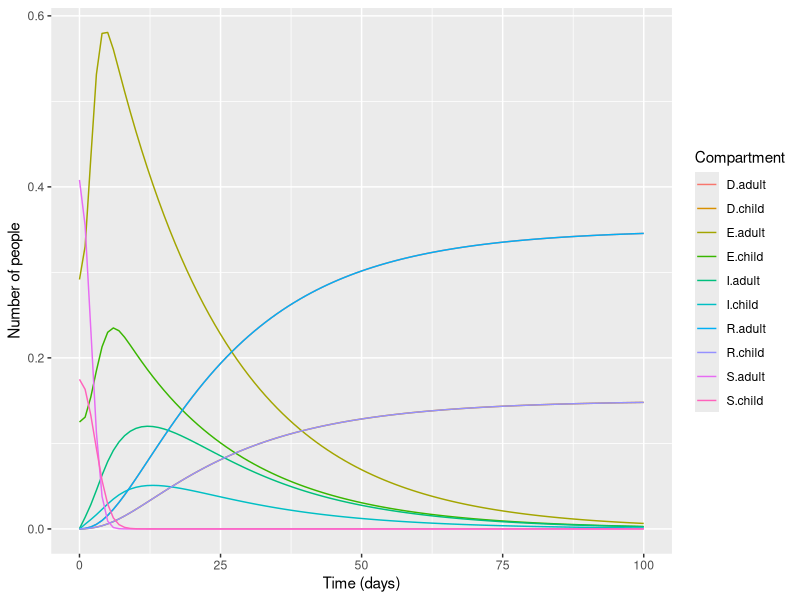
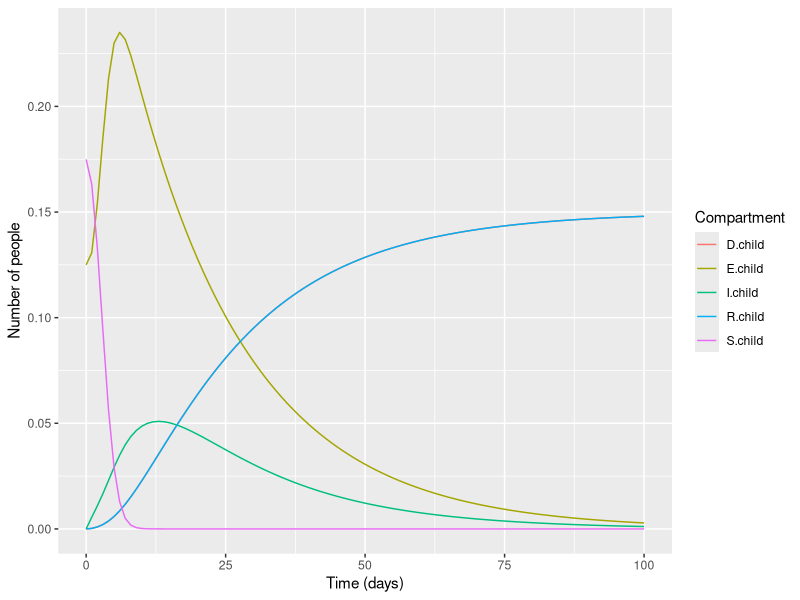
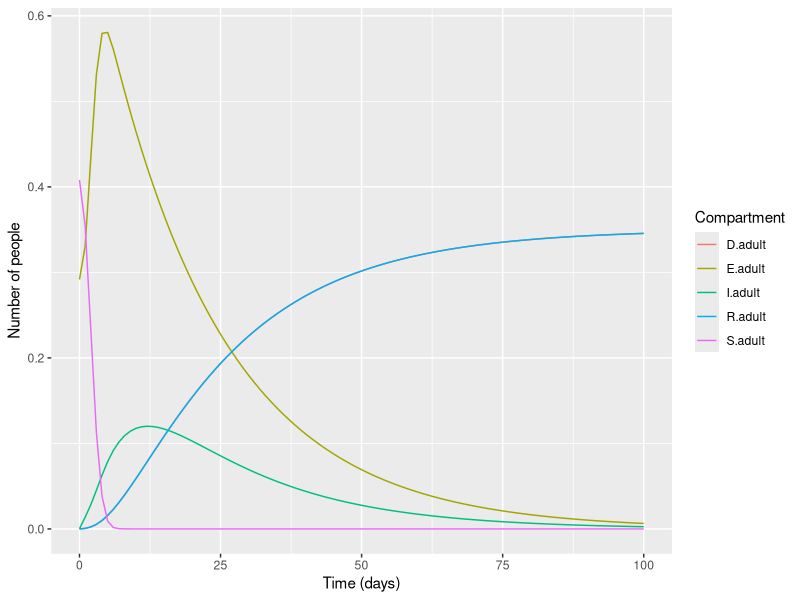
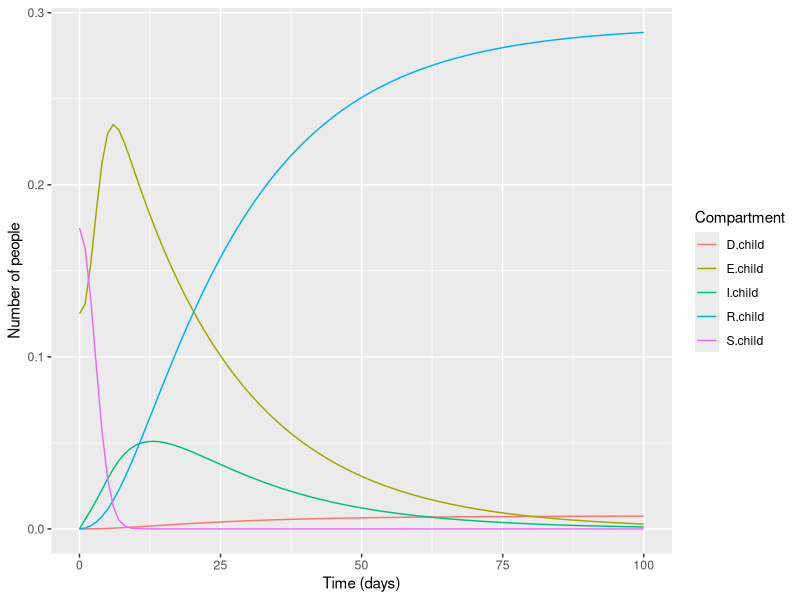
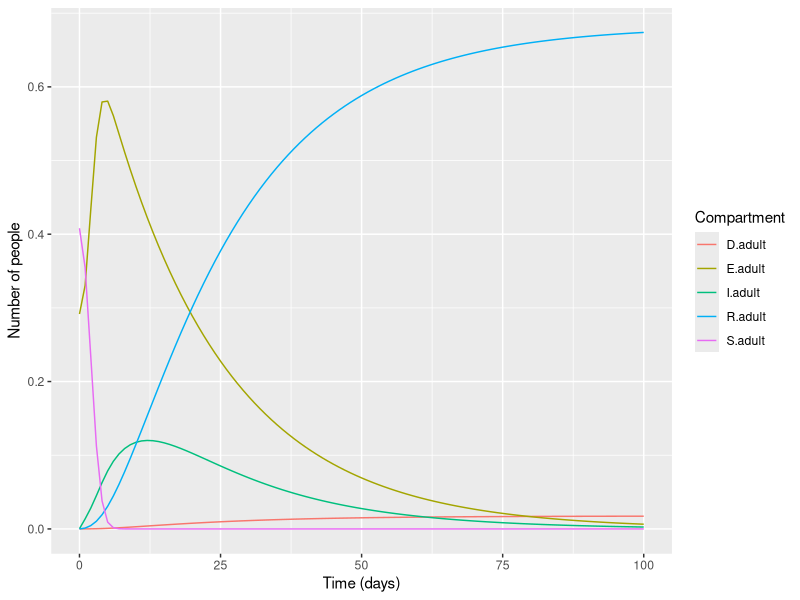
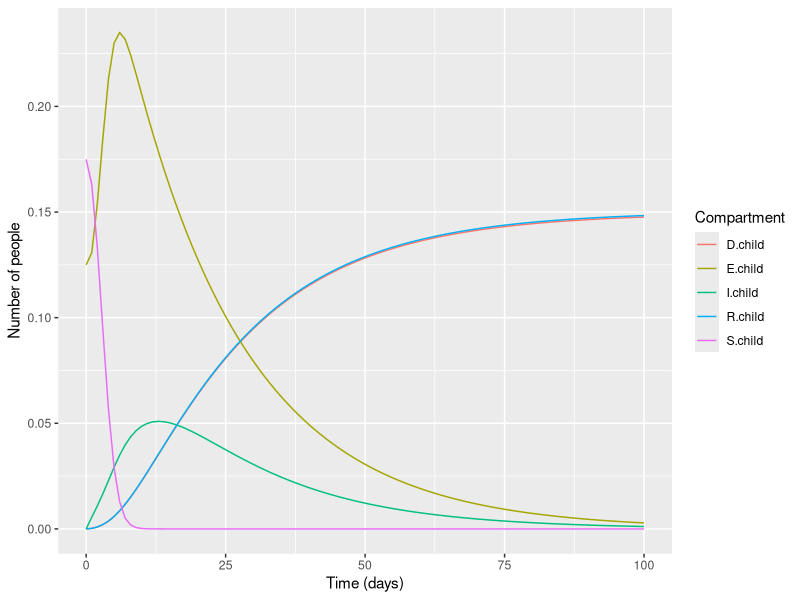
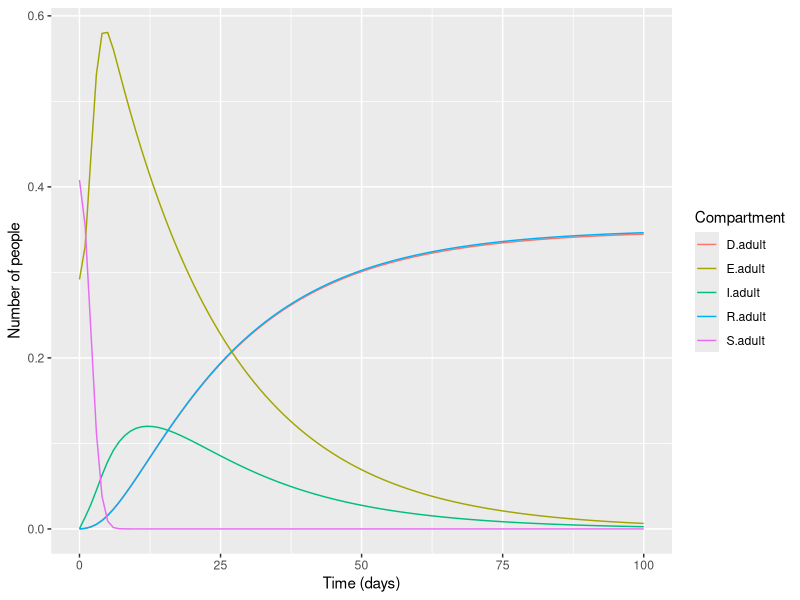
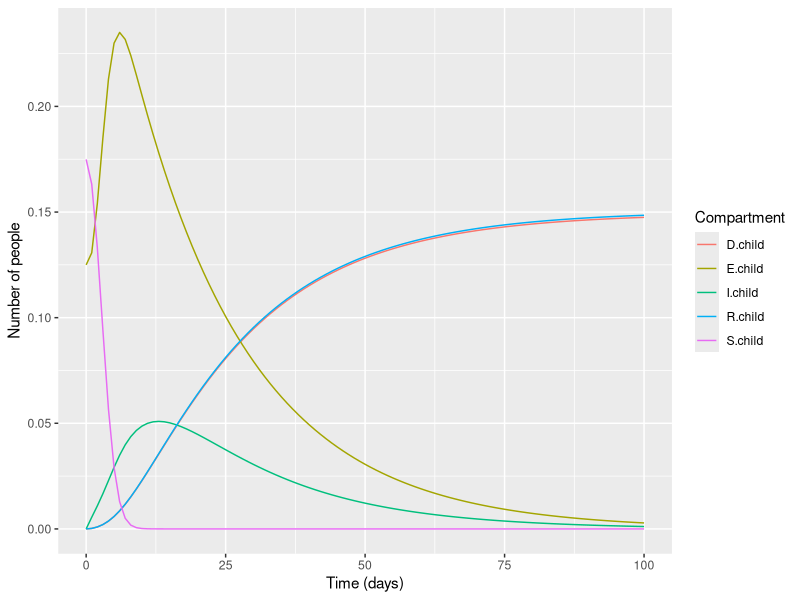

Write R code to recreate these figures, in order.
## ---- chunk 1
knitr::opts_chunk$set(echo = TRUE)
## ---- chunk 2
Cont.Rate = 12
Trans.Prob = 0.03
Inf.Per = 12
Lat.Per = 21
## ---- chunk 3
exposed = 15000
susceptible = 20989
infected = 11
recovered = 0
dead = 0
## ---- chunk 4
N = susceptible + exposed + infected + dead + recovered
susc = susceptible /N
expsd = exposed/N
infct = infected/N
dead = dead/N
recvd = recovered/N

monitor.time = 100
## ---- chunk 5
library(deSolve)
library(tidyverse)
library(DiagrammeR)
## ---- chunk 6
grViz("digraph flowchart {
      graph [layout = dot,
       rankdir = LR]
      node [fontname = Helvetica, shape = circle,]
      tab1 [label = '@@1', fillcolor = '#41c542', style = filled]
      tab2 [label = '@@2', fillcolor = '#8c9647', style = filled]
      tab3 [label = '@@3', fillcolor = '#8d9647', style = filled] 
      tab4 [label = '@@4', fillcolor = '#b17e4a', style = filled]
      tab5 [label = '@@5', fillcolor = '#b27e4a', style = filled]
      tab6 [label = '@@6', fillcolor = '#fc4f4f', style = filled]
      tab7 [label = '@@7', fillcolor = '#fd4f4d', style = filled]
      tab8 [label = '@@8', fillcolor = '#1cdd3f', style = filled]
      tab9 [label = '@@9', fillcolor = '#1ddd3f', style = filled]
      # edge definitions with the node IDs
      tab1 -> tab2 [label = 'beta child'];
      tab1 -> tab3 [label = 'beta adult'];
      tab2 -> tab4 [label = 'kappa child'];
      tab4 -> tab6 [label = 'mu child'];
      tab4 -> tab8 [label = 'gamma child'];
      tab3 -> tab5 [label = 'kappa adult'];
      tab5 -> tab7 [label = 'mu adult'];
      tab5 -> tab9 [label = 'gamma adult'];
      }

      [1]: 'Susceptible'
      [2]: 'Exposed Children'
      [3]: 'Exposed Adults'
      [4]: 'Infected Children'
      [5]: 'Infected Adult'
      [6]: 'Dead Children'
      [7]: 'Dead Adults'
      [8]: 'Recovered Children'
      [9]: 'Recovered Adults'
      ")
## ---- chunk 7
grViz("digraph flowchart {
      graph [layout = dot,
       rankdir = LR]
      node [fontname = Helvetica, shape = circle,]
      tab1 [label = '@@1', fillcolor = '#41c542', style = filled]
      tab2 [label = '@@2', fillcolor = '#8c9647', style = filled]
      
      # edge definitions with the node IDs
      tab1 -> tab2 [label = '8'];
      tab1 -> tab1 [label = '12'];
      tab2 -> tab1 [label = '4'];
      tab2 -> tab2 [label = '15'];
      }

      [1]: 'child'
      [2]: 'adult'
      ")
## ---- chunk 8
c2a.Contact = 8
c2c.Contact = 12
a2a.Contact = 15
a2c.Contact = 4
## ---- chunk 9
beta = Cont.Rate * Trans.Prob
sigma = 1/Lat.Per
gamma = 1/Inf.Per
mu = 1/Inf.Per
## ---- chunk 10
S.child = 0.3 * (susc)
S.adult = 0.7 * (susc)
I.child = 0
I.adult = infct
E.child = 0.3 * expsd
E.adult = 0.7 * expsd
R.child = 0
R.adult = 0
D.child = 0
D.adult = 0
N = S.child + S.adult + I.child + I.adult + E.child + E.adult + R.child + R.adult + D.child + D.adult # population expressed as a proportion should equal 1
N
## ---- chunk 11
seir.d = function(time, state, parameters){
  S.c = state[1]
  S.a = state[2]
  E.c = state[3]
  E.a = state[4]
  I.c = state[5]
  I.a = state[6]
  R.c = state[7]
  R.a = state[8]
  D.c = state[9]
  D.a = state[10]
  with(as.list(parameters), {
    N.c = S.c + E.c + I.c + R.c + D.c
    N.a = S.a + E.a + I.a + R.a + D.a
    
    # weight of infection
    lambda = (beta * c2c * I.c/N.c) + (beta * c2a * I.a/N.a)
    
    # adults have a constant infection rate
    beta.a = (a2a * beta * I.a/N.c) +  (a2c * beta * I.a/N.a)
    
    # define the differential equations
    
    # child differential equations
    dSc = - lambda * S.c
    dEc = lambda * S.c - sigma * E.c
    dIc = sigma * E.c - (gamma + mu) * I.c
    dRc = gamma * I.c
    dDc = mu * I.c
    
    # adult differential equations
    dSa = - beta.a * S.a
    dEa = beta.a * S.a - sigma * E.a
    dIa = sigma * E.a - (gamma + mu) * I.a
    dRa = gamma * I.a
    dDa = mu * I.a
    
    # return the output of the differential equations
    return(list(c(dSc, dSa, dEc, dEa, dIc, dIa, dRc, dRa, dDc, dDa)))
    
  })
}
## ---- chunk 12
parameters = c(b = beta, mu = mu, sigma = sigma, gamma = gamma, c2c = c2c.Contact, c2a = c2a.Contact, a2a = a2a.Contact, a2c = a2c.Contact)
state = c(S.child = S.child, S.adult = S.adult,
          E.child = E.child, E.adult = E.adult,
          I.child = I.child, I.adult = I.adult,
          R.child = R.child, R.adult = R.adult,
          D.child = D.child, D.adult = D.adult)
time = seq(0, 100, 1)
## ---- chunk 13
no_Hosp = as.data.frame(ode(y = state, times = time, func = seir.d, parms = parameters))
head(no_Hosp)
## ---- chunk 14
long_no_hosp <- no_Hosp %>%  pivot_longer(cols = c("S.child", "S.adult", "E.child", "E.adult", "I.child", "I.adult","R.child", "R.adult", "D.child", "D.adult"),
                        names_to = "state",
                        values_to = "value")
head(long_no_hosp)
## ---- chunk 15
# The plot
ggplot(data = long_no_hosp,                                               
       aes(x = time, y = value, colour = state, group = state)) +  
  geom_line() +                                                          
  xlab("Time (days)")+                                                   
  ylab("Number of people") +                                
  labs(colour = "Compartment") 
## ---- chunk 16
create_child_plot = function(data){
  child_data = data[, c("time","S.child", "E.child", "I.child", "R.child", "D.child")]
  child_long <- child_data %>%  pivot_longer(cols = c(S.child, E.child, I.child, R.child, D.child),
                        names_to = "state",
                        values_to = "value")
  plot = ggplot(data = child_long,
                aes(x = time, y = value, colour = state, group = state)) +
    geom_line() +
    xlab("Time (days)")+
    ylab("Number of people") +
    labs(colour = "Compartment") 
  print(plot)
}
## ---- chunk 17
create_adult_plot = function(data){
  adult_data = data[, c("time","S.adult", "E.adult", "I.adult", "R.adult", "D.adult")]
  adult_long <- adult_data %>%  pivot_longer(cols = c(S.adult, E.adult, I.adult, R.adult, D.adult),
                        names_to = "state",
                        values_to = "value")
  plot = ggplot(data = adult_long,
                aes(x = time, y = value, colour = state, group = state)) +
    geom_line() +
    xlab("Time (days)")+
    ylab("Number of people") +
    labs(colour = "Compartment") 
  print(plot)
}
## ---- chunk 18
create_child_plot(no_Hosp)
## ---- chunk 19
create_adult_plot(no_Hosp)
## ---- chunk 20
unlim_hosp = 1000/1000 * N
low_econ = 2.5/1000 * N
med_econ = 3.5/1000 * N
high_econ = 5/1000 * N
utopia_econ = 1/2 * N
ih = c(unlim_hosp, low_econ, med_econ, high_econ, utopia_econ)
muh = ih * 0.05
mun = ih * 0.95
## ---- chunk 21
seird.with.hosp = function(time, state, parameters){
  S.c = state[1]
  S.a = state[2]
  E.c = state[3]
  E.a = state[4]
  I.c = state[5]
  I.a = state[6]
  R.c = state[7]
  R.a = state[8]
  D.c = state[9]
  D.a = state[10]
  with(as.list(parameters), {
    N.c = S.c + E.c + I.c + R.c + D.c
    N.a = S.a + E.a + I.a + R.a + D.a
    
    # weight of infection
    lambda = (beta * c2c * I.c/N.c) + (beta * c2a * I.a/N.a)
    
    # adults have a constant infection rate
    beta.a = (a2a * beta * I.a/N.c) +  (a2c * beta * I.a/N.a)
    
    # define the differential equations
    
    # child differential equations
    dSc = - lambda * S.c
    dEc = lambda * S.c - sigma * E.c
    dIc = sigma * E.c - (gamma + mu) *I.c
    dRc = gamma * I.c + (mu* I.c * mun)
    dDc = mu * I.c * (1-mun)
    
    # adult differential equations
    dSa = - beta.a * S.a
    dEa = beta.a * S.a - sigma * E.a
    dIa = sigma * E.a - (gamma + mu) * I.a
    dRa = gamma * I.a + (mu* I.a* mun)
    dDa = mu * I.a * (1-mun)
    
    # return the output of the differential equations
    return(list(c(dSc, dSa, dEc, dEa, dIc, dIa, dRc, dRa, dDc, dDa)))
    
  })
}
## ---- chunk 22
hosp_data = c() # stores the data on each number of hospitals
for(i in 1:length(muh)){
  parameters = c(b = beta, mu = mu, sigma = sigma, gamma = gamma, c2c = c2c.Contact, c2a = c2a.Contact, a2a = a2a.Contact, a2c = a2c.Contact, mun = mun[i])
  state = c(S.child = S.child, S.adult = S.adult,
          E.child = E.child, E.adult = E.adult,
          I.child = I.child, I.adult = I.adult,
          R.child = R.child, R.adult = R.adult,
          D.child = D.child, D.adult = D.adult)
  time = seq(0, 100, 1)
  hosp_data[[i]] = as.data.frame(ode(y = state, times = time, func = seird.with.hosp, parms = parameters))

}
length(hosp_data)
## ---- chunk 23
unlimited_hospitals = data.frame(hosp_data[1])
low_economy = data.frame(hosp_data[2])
med_economy = data.frame(hosp_data[3])
high_economy = data.frame(hosp_data[4])
utopia = data.frame(hosp_data[5])
## ---- chunk 24
create_child_plot(unlimited_hospitals)
## ---- chunk 25
create_adult_plot(unlimited_hospitals)
## ---- chunk 26
create_child_plot(low_economy)
## ---- chunk 27
create_adult_plot(low_economy)
## ---- chunk 28
create_child_plot(med_economy)
create_adult_plot(med_economy)
## ---- chunk 29
create_adult_plot(high_economy)
create_child_plot(high_economy)
## ---- chunk 30
create_adult_plot(utopia)
create_child_plot(utopia)
## ---- chunk 31
vaccination = c()
pop_vac = c(0.1, 0.2, 0.3, 0.5)
## ---- chunk 32
seir.vac = function(time, state, parameters){
  S.c = state[1]
  S.a = state[2]
  E.c = state[3]
  E.a = state[4]
  I.c = state[5]
  I.a = state[6]
  R.c = state[7]
  R.a = state[8]
  D.c = state[9]
  D.a = state[10]
  with(as.list(parameters), {
    N.c = S.c + E.c + I.c + R.c + D.c
    N.a = S.a + E.a + I.a + R.a + D.a
    
    # weight of infection
    lambda = (beta * c2c * I.c/N.c) + (beta * c2a * I.a/N.a)
    
    # adults have a constant infection rate
    beta.a = (a2a * beta * I.a/N.c) +  (a2c * beta * I.a/N.a)
    
    # define the differential equations
    
    # child differential equations
    dSc = - lambda * S.c
    dEc = lambda * S.c - sigma * E.c
    dIc = sigma * E.c - (gamma + mu) *I.c
    dRc = gamma * I.c 
    dDc = mu * I.c * 0.05
    
    # adult differential equations
    dSa = - beta.a * S.a
    dEa = beta.a * S.a - sigma * E.a
    dIa = sigma * E.a - (gamma + mu) * I.a
    dRa = gamma * I.a
    dDa = mu * I.a * 0.05
    
    # return the output of the differential equations
    return(list(c(dSc, dSa, dEc, dEa, dIc, dIa, dRc, dRa, dDc, dDa)))
  })
}
## ---- chunk 33
for (i in 1:length(pop_vac)){
  vacnD = pop_vac[i] * N
  child.vacnD = 0.3 * vacnD
  vS.child = 0.3 * susc - child.vacnD
  vE.child = E.child
  vI.child = I.child
  vR.child = 0.3 * recvd + child.vacnD
  vD.child = D.child
  
  # the adult parameters
  adult.vacnD = 0.7 * vacnD
  vS.adult = 0.7 * susc - adult.vacnD
  vE.adult = E.adult
  vI.adult = I.adult
  vR.adult = 0.7 * recvd + adult.vacnD
  vD.adult = D.adult
  
  # models
  parameters = c(b = beta, mu = mu, sigma = sigma, gamma = gamma, c2c = c2c.Contact, c2a = c2a.Contact, a2a = a2a.Contact, a2c = a2c.Contact)
  state = c(S.child = vS.child, S.adult = vS.adult,
          E.child = vE.child, E.adult = vE.adult,
          I.child = vI.child, I.adult = vI.adult,
          R.child = vR.child, R.adult = vR.adult,
          D.child = vD.child, D.adult = vD.adult)
  time = seq(0, 100, 1)
  vaccination[[i]] = as.data.frame(ode(y = state, times = time, func = seir.vac, parms = parameters))

}
length(vaccination)
## ---- chunk 34
ten_perc = data.frame(vaccination[1])
twenty_perc = data.frame(vaccination[2])
thirty_perc = data.frame(vaccination[3])
fifty_perc = data.frame(vaccination[4])
## ---- chunk 35
create_child_plot(ten_perc)
create_adult_plot(ten_perc)
## ---- chunk 36
create_child_plot(twenty_perc)
create_adult_plot(twenty_perc)
## ---- chunk 37
create_child_plot(thirty_perc)
create_adult_plot(thirty_perc)
## ---- chunk 38
create_child_plot(fifty_perc)
create_adult_plot(fifty_perc)
